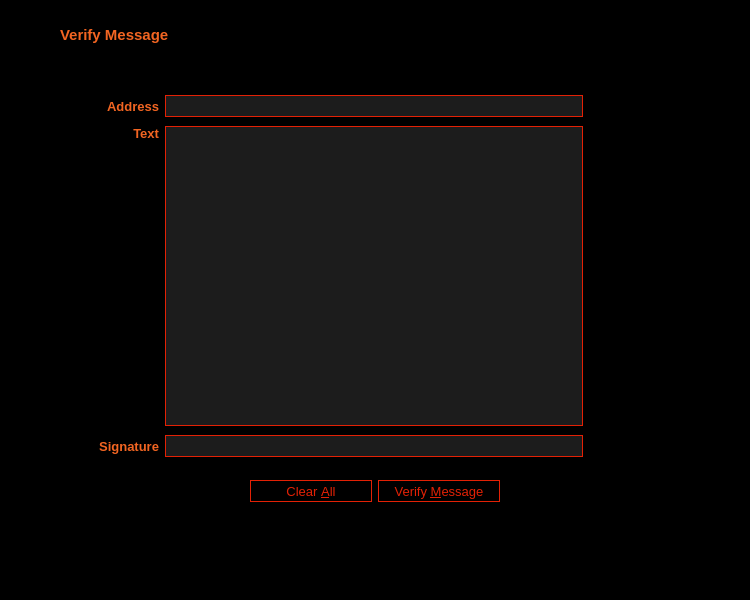
<?xml version="1.0" encoding="UTF-8"?>
<ui version="4.0">
 <class>VerifyMessagePage</class>
 <widget class="QWidget" name="VerifyMessagePage">
  <property name="geometry">
   <rect>
    <x>0</x>
    <y>0</y>
    <width>750</width>
    <height>600</height>
   </rect>
  </property>
  <property name="palette">
   <palette>
    <active>
     <colorrole role="WindowText">
      <brush brushstyle="SolidPattern">
       <color alpha="255">
        <red>242</red>
        <green>101</green>
        <blue>34</blue>
       </color>
      </brush>
     </colorrole>
     <colorrole role="Button">
      <brush brushstyle="SolidPattern">
       <color alpha="255">
        <red>0</red>
        <green>0</green>
        <blue>0</blue>
       </color>
      </brush>
     </colorrole>
     <colorrole role="Light">
      <brush brushstyle="SolidPattern">
       <color alpha="255">
        <red>255</red>
        <green>180</green>
        <blue>144</blue>
       </color>
      </brush>
     </colorrole>
     <colorrole role="Midlight">
      <brush brushstyle="SolidPattern">
       <color alpha="255">
        <red>248</red>
        <green>140</green>
        <blue>89</blue>
       </color>
      </brush>
     </colorrole>
     <colorrole role="Dark">
      <brush brushstyle="SolidPattern">
       <color alpha="255">
        <red>121</red>
        <green>50</green>
        <blue>17</blue>
       </color>
      </brush>
     </colorrole>
     <colorrole role="Mid">
      <brush brushstyle="SolidPattern">
       <color alpha="255">
        <red>161</red>
        <green>67</green>
        <blue>22</blue>
       </color>
      </brush>
     </colorrole>
     <colorrole role="Text">
      <brush brushstyle="SolidPattern">
       <color alpha="255">
        <red>242</red>
        <green>101</green>
        <blue>34</blue>
       </color>
      </brush>
     </colorrole>
     <colorrole role="BrightText">
      <brush brushstyle="SolidPattern">
       <color alpha="255">
        <red>255</red>
        <green>255</green>
        <blue>255</blue>
       </color>
      </brush>
     </colorrole>
     <colorrole role="ButtonText">
      <brush brushstyle="SolidPattern">
       <color alpha="255">
        <red>242</red>
        <green>101</green>
        <blue>34</blue>
       </color>
      </brush>
     </colorrole>
     <colorrole role="Base">
      <brush brushstyle="SolidPattern">
       <color alpha="255">
        <red>0</red>
        <green>0</green>
        <blue>0</blue>
       </color>
      </brush>
     </colorrole>
     <colorrole role="Window">
      <brush brushstyle="SolidPattern">
       <color alpha="255">
        <red>0</red>
        <green>0</green>
        <blue>0</blue>
       </color>
      </brush>
     </colorrole>
     <colorrole role="Shadow">
      <brush brushstyle="SolidPattern">
       <color alpha="255">
        <red>0</red>
        <green>0</green>
        <blue>0</blue>
       </color>
      </brush>
     </colorrole>
     <colorrole role="AlternateBase">
      <brush brushstyle="SolidPattern">
       <color alpha="255">
        <red>248</red>
        <green>178</green>
        <blue>144</blue>
       </color>
      </brush>
     </colorrole>
     <colorrole role="ToolTipBase">
      <brush brushstyle="SolidPattern">
       <color alpha="255">
        <red>255</red>
        <green>255</green>
        <blue>220</blue>
       </color>
      </brush>
     </colorrole>
     <colorrole role="ToolTipText">
      <brush brushstyle="SolidPattern">
       <color alpha="255">
        <red>0</red>
        <green>0</green>
        <blue>0</blue>
       </color>
      </brush>
     </colorrole>
    </active>
    <inactive>
     <colorrole role="WindowText">
      <brush brushstyle="SolidPattern">
       <color alpha="255">
        <red>242</red>
        <green>101</green>
        <blue>34</blue>
       </color>
      </brush>
     </colorrole>
     <colorrole role="Button">
      <brush brushstyle="SolidPattern">
       <color alpha="255">
        <red>0</red>
        <green>0</green>
        <blue>0</blue>
       </color>
      </brush>
     </colorrole>
     <colorrole role="Light">
      <brush brushstyle="SolidPattern">
       <color alpha="255">
        <red>255</red>
        <green>180</green>
        <blue>144</blue>
       </color>
      </brush>
     </colorrole>
     <colorrole role="Midlight">
      <brush brushstyle="SolidPattern">
       <color alpha="255">
        <red>248</red>
        <green>140</green>
        <blue>89</blue>
       </color>
      </brush>
     </colorrole>
     <colorrole role="Dark">
      <brush brushstyle="SolidPattern">
       <color alpha="255">
        <red>121</red>
        <green>50</green>
        <blue>17</blue>
       </color>
      </brush>
     </colorrole>
     <colorrole role="Mid">
      <brush brushstyle="SolidPattern">
       <color alpha="255">
        <red>161</red>
        <green>67</green>
        <blue>22</blue>
       </color>
      </brush>
     </colorrole>
     <colorrole role="Text">
      <brush brushstyle="SolidPattern">
       <color alpha="255">
        <red>242</red>
        <green>101</green>
        <blue>34</blue>
       </color>
      </brush>
     </colorrole>
     <colorrole role="BrightText">
      <brush brushstyle="SolidPattern">
       <color alpha="255">
        <red>255</red>
        <green>255</green>
        <blue>255</blue>
       </color>
      </brush>
     </colorrole>
     <colorrole role="ButtonText">
      <brush brushstyle="SolidPattern">
       <color alpha="255">
        <red>242</red>
        <green>101</green>
        <blue>34</blue>
       </color>
      </brush>
     </colorrole>
     <colorrole role="Base">
      <brush brushstyle="SolidPattern">
       <color alpha="255">
        <red>0</red>
        <green>0</green>
        <blue>0</blue>
       </color>
      </brush>
     </colorrole>
     <colorrole role="Window">
      <brush brushstyle="SolidPattern">
       <color alpha="255">
        <red>0</red>
        <green>0</green>
        <blue>0</blue>
       </color>
      </brush>
     </colorrole>
     <colorrole role="Shadow">
      <brush brushstyle="SolidPattern">
       <color alpha="255">
        <red>0</red>
        <green>0</green>
        <blue>0</blue>
       </color>
      </brush>
     </colorrole>
     <colorrole role="AlternateBase">
      <brush brushstyle="SolidPattern">
       <color alpha="255">
        <red>248</red>
        <green>178</green>
        <blue>144</blue>
       </color>
      </brush>
     </colorrole>
     <colorrole role="ToolTipBase">
      <brush brushstyle="SolidPattern">
       <color alpha="255">
        <red>255</red>
        <green>255</green>
        <blue>220</blue>
       </color>
      </brush>
     </colorrole>
     <colorrole role="ToolTipText">
      <brush brushstyle="SolidPattern">
       <color alpha="255">
        <red>0</red>
        <green>0</green>
        <blue>0</blue>
       </color>
      </brush>
     </colorrole>
    </inactive>
    <disabled>
     <colorrole role="WindowText">
      <brush brushstyle="SolidPattern">
       <color alpha="255">
        <red>242</red>
        <green>101</green>
        <blue>34</blue>
       </color>
      </brush>
     </colorrole>
     <colorrole role="Button">
      <brush brushstyle="SolidPattern">
       <color alpha="255">
        <red>0</red>
        <green>0</green>
        <blue>0</blue>
       </color>
      </brush>
     </colorrole>
     <colorrole role="Light">
      <brush brushstyle="SolidPattern">
       <color alpha="255">
        <red>255</red>
        <green>180</green>
        <blue>144</blue>
       </color>
      </brush>
     </colorrole>
     <colorrole role="Midlight">
      <brush brushstyle="SolidPattern">
       <color alpha="255">
        <red>248</red>
        <green>140</green>
        <blue>89</blue>
       </color>
      </brush>
     </colorrole>
     <colorrole role="Dark">
      <brush brushstyle="SolidPattern">
       <color alpha="255">
        <red>121</red>
        <green>50</green>
        <blue>17</blue>
       </color>
      </brush>
     </colorrole>
     <colorrole role="Mid">
      <brush brushstyle="SolidPattern">
       <color alpha="255">
        <red>161</red>
        <green>67</green>
        <blue>22</blue>
       </color>
      </brush>
     </colorrole>
     <colorrole role="Text">
      <brush brushstyle="SolidPattern">
       <color alpha="255">
        <red>242</red>
        <green>101</green>
        <blue>34</blue>
       </color>
      </brush>
     </colorrole>
     <colorrole role="BrightText">
      <brush brushstyle="SolidPattern">
       <color alpha="255">
        <red>255</red>
        <green>255</green>
        <blue>255</blue>
       </color>
      </brush>
     </colorrole>
     <colorrole role="ButtonText">
      <brush brushstyle="SolidPattern">
       <color alpha="255">
        <red>242</red>
        <green>101</green>
        <blue>34</blue>
       </color>
      </brush>
     </colorrole>
     <colorrole role="Base">
      <brush brushstyle="SolidPattern">
       <color alpha="255">
        <red>0</red>
        <green>0</green>
        <blue>0</blue>
       </color>
      </brush>
     </colorrole>
     <colorrole role="Window">
      <brush brushstyle="SolidPattern">
       <color alpha="255">
        <red>0</red>
        <green>0</green>
        <blue>0</blue>
       </color>
      </brush>
     </colorrole>
     <colorrole role="Shadow">
      <brush brushstyle="SolidPattern">
       <color alpha="255">
        <red>0</red>
        <green>0</green>
        <blue>0</blue>
       </color>
      </brush>
     </colorrole>
     <colorrole role="AlternateBase">
      <brush brushstyle="SolidPattern">
       <color alpha="255">
        <red>242</red>
        <green>101</green>
        <blue>34</blue>
       </color>
      </brush>
     </colorrole>
     <colorrole role="ToolTipBase">
      <brush brushstyle="SolidPattern">
       <color alpha="255">
        <red>255</red>
        <green>255</green>
        <blue>220</blue>
       </color>
      </brush>
     </colorrole>
     <colorrole role="ToolTipText">
      <brush brushstyle="SolidPattern">
       <color alpha="255">
        <red>0</red>
        <green>0</green>
        <blue>0</blue>
       </color>
      </brush>
     </colorrole>
    </disabled>
   </palette>
  </property>
  <property name="windowTitle">
   <string>Form</string>
  </property>
  <property name="styleSheet">
   <string notr="true">color: #e32105;
	background-color: #000;

QLineEdit {
	border: 1px solid #e32105;
	}</string>
  </property>
  <layout class="QVBoxLayout" name="verticalLayout_3">
   <item>
    <widget class="QWidget" name="wHeader" native="true">
     <property name="minimumSize">
      <size>
       <width>0</width>
       <height>40</height>
      </size>
     </property>
     <property name="maximumSize">
      <size>
       <width>16777215</width>
       <height>40</height>
      </size>
     </property>
     <property name="styleSheet">
      <string notr="true"/>
     </property>
     <property name="is_header" stdset="0">
      <bool>true</bool>
     </property>
     <layout class="QHBoxLayout" name="horizontalLayout_4">
      <property name="spacing">
       <number>6</number>
      </property>
      <property name="leftMargin">
       <number>9</number>
      </property>
      <property name="topMargin">
       <number>9</number>
      </property>
      <property name="bottomMargin">
       <number>9</number>
      </property>
      <item>
       <widget class="QLabel" name="icon_messages">
        <property name="sizePolicy">
         <sizepolicy hsizetype="Preferred" vsizetype="Preferred">
          <horstretch>0</horstretch>
          <verstretch>0</verstretch>
         </sizepolicy>
        </property>
        <property name="minimumSize">
         <size>
          <width>30</width>
          <height>30</height>
         </size>
        </property>
        <property name="maximumSize">
         <size>
          <width>30</width>
          <height>30</height>
         </size>
        </property>
        <property name="baseSize">
         <size>
          <width>0</width>
          <height>0</height>
         </size>
        </property>
        <property name="text">
         <string/>
        </property>
        <property name="pixmap">
         <pixmap resource="../triangles.qrc">:/menu_32/verify</pixmap>
        </property>
        <property name="alignment">
         <set>Qt::AlignLeading|Qt::AlignLeft|Qt::AlignVCenter</set>
        </property>
       </widget>
      </item>
      <item>
       <spacer name="horizontalSpacer_send_1">
        <property name="orientation">
         <enum>Qt::Horizontal</enum>
        </property>
        <property name="sizeType">
         <enum>QSizePolicy::Fixed</enum>
        </property>
        <property name="sizeHint" stdset="0">
         <size>
          <width>4</width>
          <height>20</height>
         </size>
        </property>
       </spacer>
      </item>
      <item>
       <widget class="QLabel" name="label_messages">
        <property name="minimumSize">
         <size>
          <width>0</width>
          <height>30</height>
         </size>
        </property>
        <property name="font">
         <font>
          <pointsize>11</pointsize>
          <weight>75</weight>
          <bold>true</bold>
          <stylestrategy>PreferAntialias</stylestrategy>
         </font>
        </property>
        <property name="styleSheet">
         <string notr="true"/>
        </property>
        <property name="text">
         <string>Verify Message</string>
        </property>
       </widget>
      </item>
     </layout>
    </widget>
   </item>
   <item>
    <widget class="QWidget" name="wContainer" native="true">
     <property name="styleSheet">
      <string notr="true"/>
     </property>
     <layout class="QVBoxLayout" name="verticalLayout_2">
      <item>
       <spacer name="verticalSpacer_3">
        <property name="orientation">
         <enum>Qt::Vertical</enum>
        </property>
        <property name="sizeType">
         <enum>QSizePolicy::Fixed</enum>
        </property>
        <property name="sizeHint" stdset="0">
         <size>
          <width>20</width>
          <height>20</height>
         </size>
        </property>
       </spacer>
      </item>
      <item>
       <layout class="QHBoxLayout" name="horizontalLayout" stretch="1,7,1">
        <property name="spacing">
         <number>0</number>
        </property>
        <item>
         <spacer name="horizontalSpacer_29">
          <property name="orientation">
           <enum>Qt::Horizontal</enum>
          </property>
          <property name="sizeHint" stdset="0">
           <size>
            <width>136</width>
            <height>216</height>
           </size>
          </property>
         </spacer>
        </item>
        <item>
         <layout class="QVBoxLayout" name="verticalLayout">
          <property name="topMargin">
           <number>0</number>
          </property>
          <item>
           <layout class="QGridLayout" name="gridLayout_5">
            <property name="topMargin">
             <number>6</number>
            </property>
            <property name="bottomMargin">
             <number>3</number>
            </property>
            <property name="spacing">
             <number>6</number>
            </property>
            <item row="0" column="2">
             <widget class="QPushButton" name="addressBookButton_VM">
              <property name="minimumSize">
               <size>
                <width>28</width>
                <height>28</height>
               </size>
              </property>
              <property name="maximumSize">
               <size>
                <width>28</width>
                <height>28</height>
               </size>
              </property>
              <property name="toolTip">
               <string>Choose an address from the address book</string>
              </property>
              <property name="styleSheet">
               <string notr="true">QPushButton {
	text-align:left;
	border: 0px solid gray;
	padding: 3px 5px 3px 5px;
	}

QPushButton:pressed:flat {
	color: #000;
	background-color: #e32105;
	}

QPushButton:hover {
	background-color: #3d0e04;
	}

QPushButton:!enabled {
	color: #3d0e04;
	}</string>
              </property>
              <property name="icon">
               <iconset resource="../triangles.qrc">
                <normaloff>:/menu_16/addressbook</normaloff>:/menu_16/addressbook</iconset>
              </property>
              <property name="iconSize">
               <size>
                <width>30</width>
                <height>30</height>
               </size>
              </property>
              <property name="shortcut">
               <string>Alt+A</string>
              </property>
              <property name="flat">
               <bool>true</bool>
              </property>
             </widget>
            </item>
            <item row="0" column="3">
             <widget class="QLabel" name="label">
              <property name="minimumSize">
               <size>
                <width>28</width>
                <height>0</height>
               </size>
              </property>
              <property name="font">
               <font>
                <pointsize>10</pointsize>
                <weight>75</weight>
                <bold>true</bold>
               </font>
              </property>
              <property name="text">
               <string/>
              </property>
              <property name="alignment">
               <set>Qt::AlignCenter</set>
              </property>
              <property name="wordWrap">
               <bool>false</bool>
              </property>
             </widget>
            </item>
            <item row="0" column="1">
             <widget class="QValidatedLineEdit" name="addressIn_VM">
              <property name="minimumSize">
               <size>
                <width>0</width>
                <height>22</height>
               </size>
              </property>
              <property name="font">
               <font>
                <pointsize>10</pointsize>
               </font>
              </property>
              <property name="toolTip">
               <string>The address the message was signed with (e.g. MNS17iag9jJgTHD1VXjvLCEnZuQ3rJDE9L)</string>
              </property>
              <property name="styleSheet">
               <string notr="true">QLineEdit {
	background-color: #1c1c1c;
	border: 1px solid #e32105;
	}</string>
              </property>
              <property name="maxLength">
               <number>34</number>
              </property>
             </widget>
            </item>
            <item row="2" column="1">
             <widget class="QValidatedLineEdit" name="signatureIn_VM">
              <property name="minimumSize">
               <size>
                <width>0</width>
                <height>22</height>
               </size>
              </property>
              <property name="font">
               <font>
                <pointsize>10</pointsize>
               </font>
              </property>
              <property name="styleSheet">
               <string notr="true">QLineEdit {
	background-color: #1c1c1c;
	border: 1px solid #e32105;
	}</string>
              </property>
              <property name="readOnly">
               <bool>false</bool>
              </property>
             </widget>
            </item>
            <item row="1" column="0">
             <widget class="QLabel" name="label_41">
              <property name="font">
               <font>
                <pointsize>10</pointsize>
                <weight>75</weight>
                <bold>true</bold>
               </font>
              </property>
              <property name="styleSheet">
               <string notr="true"/>
              </property>
              <property name="text">
               <string>Text</string>
              </property>
              <property name="alignment">
               <set>Qt::AlignRight|Qt::AlignTop|Qt::AlignTrailing</set>
              </property>
              <property name="margin">
               <number>5</number>
              </property>
             </widget>
            </item>
            <item row="2" column="2">
             <widget class="QLabel" name="label_2">
              <property name="minimumSize">
               <size>
                <width>28</width>
                <height>28</height>
               </size>
              </property>
              <property name="font">
               <font>
                <pointsize>10</pointsize>
                <weight>75</weight>
                <bold>true</bold>
               </font>
              </property>
              <property name="text">
               <string/>
              </property>
              <property name="alignment">
               <set>Qt::AlignCenter</set>
              </property>
              <property name="wordWrap">
               <bool>false</bool>
              </property>
             </widget>
            </item>
            <item row="0" column="0">
             <widget class="QLabel" name="label_39">
              <property name="font">
               <font>
                <pointsize>10</pointsize>
                <weight>75</weight>
                <bold>true</bold>
               </font>
              </property>
              <property name="styleSheet">
               <string notr="true"/>
              </property>
              <property name="text">
               <string>Address</string>
              </property>
              <property name="alignment">
               <set>Qt::AlignRight|Qt::AlignTrailing|Qt::AlignVCenter</set>
              </property>
              <property name="margin">
               <number>5</number>
              </property>
             </widget>
            </item>
            <item row="2" column="0">
             <widget class="QLabel" name="label_40">
              <property name="font">
               <font>
                <pointsize>10</pointsize>
                <weight>75</weight>
                <bold>true</bold>
               </font>
              </property>
              <property name="styleSheet">
               <string notr="true"/>
              </property>
              <property name="text">
               <string>Signature</string>
              </property>
              <property name="alignment">
               <set>Qt::AlignRight|Qt::AlignTrailing|Qt::AlignVCenter</set>
              </property>
              <property name="margin">
               <number>5</number>
              </property>
             </widget>
            </item>
            <item row="1" column="1">
             <widget class="QPlainTextEdit" name="messageIn_VM">
              <property name="minimumSize">
               <size>
                <width>0</width>
                <height>300</height>
               </size>
              </property>
              <property name="maximumSize">
               <size>
                <width>16777215</width>
                <height>300</height>
               </size>
              </property>
              <property name="font">
               <font>
                <pointsize>10</pointsize>
               </font>
              </property>
              <property name="styleSheet">
               <string notr="true">QPlainTextEdit {
	background-color: #1c1c1c;
	border: 1px solid #e32105;
	}</string>
              </property>
              <property name="plainText">
               <string/>
              </property>
              <property name="backgroundVisible">
               <bool>false</bool>
              </property>
             </widget>
            </item>
           </layout>
          </item>
          <item>
           <widget class="QLabel" name="statusLabel_VM">
            <property name="font">
             <font>
              <pointsize>10</pointsize>
              <weight>75</weight>
              <bold>true</bold>
             </font>
            </property>
            <property name="text">
             <string/>
            </property>
            <property name="alignment">
             <set>Qt::AlignCenter</set>
            </property>
            <property name="wordWrap">
             <bool>true</bool>
            </property>
           </widget>
          </item>
          <item>
           <widget class="QWidget" name="wAcceptHolder" native="true">
            <property name="minimumSize">
             <size>
              <width>0</width>
              <height>26</height>
             </size>
            </property>
            <layout class="QHBoxLayout" name="horizontalLayout_22">
             <property name="leftMargin">
              <number>0</number>
             </property>
             <property name="topMargin">
              <number>0</number>
             </property>
             <property name="rightMargin">
              <number>0</number>
             </property>
             <property name="bottomMargin">
              <number>0</number>
             </property>
             <item>
              <spacer name="horizontalSpacer_30">
               <property name="orientation">
                <enum>Qt::Horizontal</enum>
               </property>
               <property name="sizeHint" stdset="0">
                <size>
                 <width>40</width>
                 <height>20</height>
                </size>
               </property>
              </spacer>
             </item>
             <item>
              <widget class="QPushButton" name="clearButton_VM">
               <property name="minimumSize">
                <size>
                 <width>122</width>
                 <height>22</height>
                </size>
               </property>
               <property name="maximumSize">
                <size>
                 <width>122</width>
                 <height>22</height>
                </size>
               </property>
               <property name="font">
                <font>
                 <pointsize>10</pointsize>
                 <stylestrategy>PreferAntialias</stylestrategy>
                </font>
               </property>
               <property name="toolTip">
                <string>Reset all verify message fields</string>
               </property>
               <property name="styleSheet">
                <string notr="true">QPushButton {
	background-color: #000;
	color: #e32105;
	border: 1px solid #e32105;
	max-height: 20px;
	min-height: 20px;
	max-width: 120px;
	min-width: 120px;
	}

QPushButton:hover {
	background-color: #3d0e04;
	}

QPushButton:pressed:flat {
	color: #000;
	background-color: #e32105;
	}</string>
               </property>
               <property name="text">
                <string>Clear &amp;All</string>
               </property>
               <property name="flat">
                <bool>true</bool>
               </property>
              </widget>
             </item>
             <item>
              <widget class="QPushButton" name="verifyMessageButton_VM">
               <property name="font">
                <font>
                 <pointsize>10</pointsize>
                 <stylestrategy>PreferAntialias</stylestrategy>
                </font>
               </property>
               <property name="toolTip">
                <string>Verify the message to ensure it was signed with the specified Triangles address</string>
               </property>
               <property name="styleSheet">
                <string notr="true">QPushButton {
	background-color: #000;
	color: #e32105;
	border: 1px solid #e32105;
	max-height: 20px;
	min-height: 20px;
	max-width: 120px;
	min-width: 120px;
	}

QPushButton:hover {
	background-color: #3d0e04;
	}

QPushButton:pressed:flat {
	color: #000;
	background-color: #e32105;
	}</string>
               </property>
               <property name="text">
                <string>Verify &amp;Message</string>
               </property>
               <property name="icon">
                <iconset resource="../triangles.qrc">
                 <normaloff>:/menu_16/verify</normaloff>:/menu_16/verify</iconset>
               </property>
               <property name="flat">
                <bool>true</bool>
               </property>
              </widget>
             </item>
             <item>
              <spacer name="horizontalSpacer">
               <property name="orientation">
                <enum>Qt::Horizontal</enum>
               </property>
               <property name="sizeType">
                <enum>QSizePolicy::Expanding</enum>
               </property>
               <property name="sizeHint" stdset="0">
                <size>
                 <width>40</width>
                 <height>20</height>
                </size>
               </property>
              </spacer>
             </item>
            </layout>
           </widget>
          </item>
         </layout>
        </item>
        <item>
         <spacer name="horizontalSpacer_31">
          <property name="orientation">
           <enum>Qt::Horizontal</enum>
          </property>
          <property name="sizeHint" stdset="0">
           <size>
            <width>136</width>
            <height>20</height>
           </size>
          </property>
         </spacer>
        </item>
       </layout>
      </item>
      <item>
       <spacer name="verticalSpacer">
        <property name="orientation">
         <enum>Qt::Vertical</enum>
        </property>
        <property name="sizeType">
         <enum>QSizePolicy::Expanding</enum>
        </property>
        <property name="sizeHint" stdset="0">
         <size>
          <width>20</width>
          <height>20</height>
         </size>
        </property>
       </spacer>
      </item>
     </layout>
    </widget>
   </item>
  </layout>
 </widget>
 <customwidgets>
  <customwidget>
   <class>QValidatedLineEdit</class>
   <extends>QLineEdit</extends>
   <header>qvalidatedlineedit.h</header>
  </customwidget>
 </customwidgets>
 <resources>
  <include location="../triangles.qrc"/>
 </resources>
 <connections/>
</ui>
